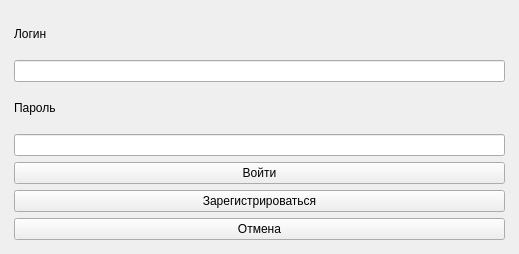
<?xml version="1.0" encoding="UTF-8"?>
<ui version="4.0">
 <class>MainWindow</class>
 <widget class="QMainWindow" name="MainWindow">
  <property name="geometry">
   <rect>
    <x>0</x>
    <y>0</y>
    <width>519</width>
    <height>254</height>
   </rect>
  </property>
  <property name="windowTitle">
   <string>Вход</string>
  </property>
  <widget class="QWidget" name="centralwidget">
   <layout class="QGridLayout" name="gridLayout">
    <item row="1" column="0">
     <spacer name="horizontalSpacer">
      <property name="orientation">
       <enum>Qt::Horizontal</enum>
      </property>
      <property name="sizeType">
       <enum>QSizePolicy::Fixed</enum>
      </property>
      <property name="sizeHint" stdset="0">
       <size>
        <width>5</width>
        <height>5</height>
       </size>
      </property>
     </spacer>
    </item>
    <item row="1" column="1">
     <layout class="QVBoxLayout" name="verticalLayout">
      <item>
       <widget class="QLabel" name="label_3">
        <property name="text">
         <string>Логин</string>
        </property>
       </widget>
      </item>
      <item>
       <widget class="QLineEdit" name="lineEdit_login"/>
      </item>
      <item>
       <widget class="QLabel" name="label_2">
        <property name="text">
         <string>Пароль</string>
        </property>
       </widget>
      </item>
      <item>
       <widget class="QLineEdit" name="lineEdit_password"/>
      </item>
      <item>
       <widget class="QPushButton" name="pushButton_login">
        <property name="text">
         <string>Войти</string>
        </property>
       </widget>
      </item>
      <item>
       <widget class="QPushButton" name="pushButton_register">
        <property name="text">
         <string>Зарегистрироваться</string>
        </property>
       </widget>
      </item>
      <item>
       <widget class="QPushButton" name="pushButton_cancel">
        <property name="text">
         <string>Отмена</string>
        </property>
       </widget>
      </item>
     </layout>
    </item>
    <item row="1" column="2">
     <spacer name="horizontalSpacer_2">
      <property name="orientation">
       <enum>Qt::Horizontal</enum>
      </property>
      <property name="sizeType">
       <enum>QSizePolicy::Fixed</enum>
      </property>
      <property name="sizeHint" stdset="0">
       <size>
        <width>5</width>
        <height>5</height>
       </size>
      </property>
     </spacer>
    </item>
    <item row="0" column="1">
     <spacer name="verticalSpacer">
      <property name="orientation">
       <enum>Qt::Vertical</enum>
      </property>
      <property name="sizeType">
       <enum>QSizePolicy::Fixed</enum>
      </property>
      <property name="sizeHint" stdset="0">
       <size>
        <width>5</width>
        <height>5</height>
       </size>
      </property>
     </spacer>
    </item>
    <item row="2" column="1">
     <spacer name="verticalSpacer_2">
      <property name="orientation">
       <enum>Qt::Vertical</enum>
      </property>
      <property name="sizeType">
       <enum>QSizePolicy::Fixed</enum>
      </property>
      <property name="sizeHint" stdset="0">
       <size>
        <width>5</width>
        <height>5</height>
       </size>
      </property>
     </spacer>
    </item>
   </layout>
  </widget>
 </widget>
 <resources/>
 <connections/>
</ui>
